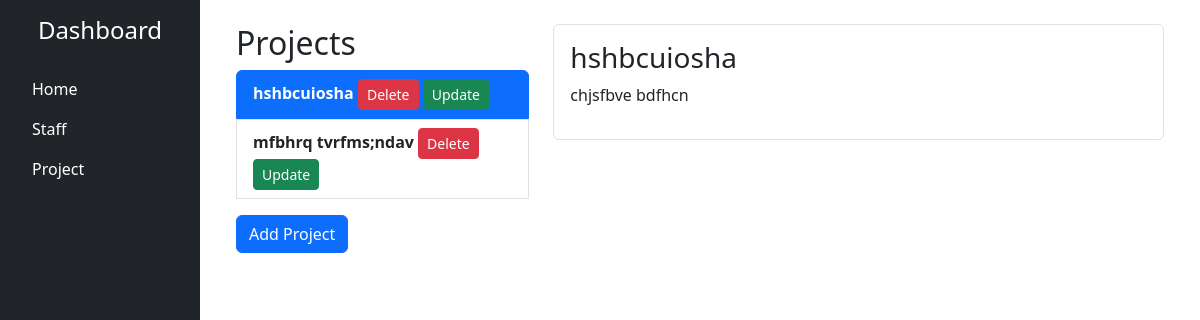
Before: /projects with the older database file.
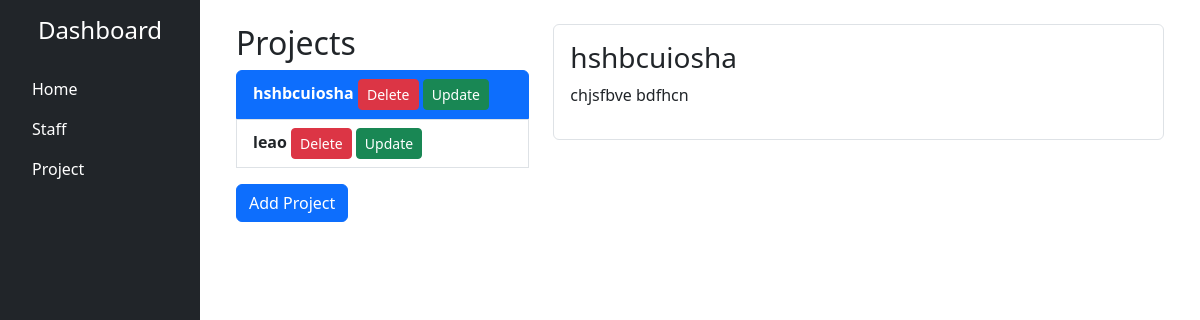
After: the same page with the newer database file.
### models.py (models this page shows)
class Projects(db.Model):  # Fixed typo: Changed db.model to db.Model
    __tablename__ = 'projects'  # Fixed table name
    id = db.Column(db.Integer, primary_key=True)
    name = db.Column(db.String(200), nullable=False)  # Fixed Text to String for length limit
    description = db.Column(db.String(200), nullable=True)  # Fixed typo in 'description'
    verified = db.Column(db.Boolean, default=False)
    staff = db.relationship('Staff', secondary=staff_projects, backref='projects', lazy='dynamic')
    details = db.relationship('Details', backref='project', lazy=True)  # Fixed Details relationship

### app.py (the view, shortened to what this page needs)
@app.route('/projects', methods=['GET', 'POST'])
def projects():
    all_projects = Projects.query.all()
    return render_template('project.html', projects=all_projects)

### templates/project.html (shortened to what this page needs)
{% extends 'base.html' %}
{% block body %}
<div class="container">
    <div class="row">
        <div class="col-md-4">
            <h2>Projects</h2>
            <ul class="list-group">
                {% for project in projects %}
                <li class="list-group-item project-item {% if loop.first %}active{% endif %}"
                    data-id="{{ project.id }}"
                    data-name="{{ project.name }}"
                    data-description="{{ project.description }}">
                    <strong>{{ project.name }}</strong>
                    <button type="button" class="btn btn-danger btn-sm" data-bs-toggle="modal" data-bs-target="#deleteModal{{ project.id }}">
                        Delete
                    </button>
                    <button type="button" class="btn btn-success btn-sm" data-bs-toggle="modal" data-bs-target="#updateModal{{ project.id }}">
                        Update
                    </button>
                </li>
                {% endfor %}
            </ul>
        </div>
        <div class="col-md-8">
            <div id="projectDetails" class="p-3 border rounded">
                <h3 id="projectTitle">{% if projects %}{{ projects[0].name }}{% else %}No Projects Available{% endif %}</h3>
                <p id="projectDescription">{% if projects %}{{ projects[0].description }}{% else %}Please add a project to view details.{% endif %}</p>
            </div>
        </div>
    </div>
    <button type="button" class="btn btn-primary mt-3" data-bs-toggle="modal" data-bs-target="#exampleModal">
        Add Project
    </button>
</div>
{% endblock %}

Changed rows visible on the page:
removed Projects: name "mfbhrq tvrfms;ndav"
added Projects: name "leao"
